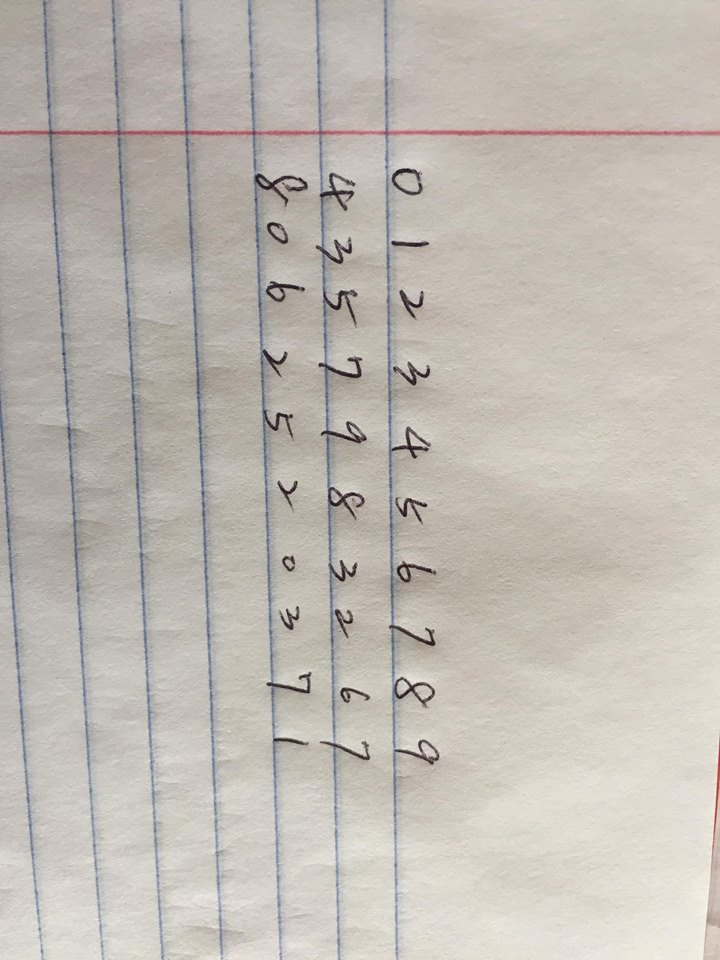
%> input picture Hand-written-digits-classification/Handwritten data/1.jpg, 720 x 960 px
$ octave Test.m   (GNU Octave 9; MATLAB toolbox functions it lacks are replaced by stand-ins)
%> lines starting %> are read from the running program, lines starting %| are printed output that depends on the picture; in (x1, y1, x2, y2) boxes, pixels count from 0 and x2, y2 are one past the last pixel; in counts of white or black regions, pixels touching at a corner belong together; the program's own positions count from 1
clear,clc;
close all;
addpath('.\Handwritten data');

Color = imread('1.jpg');
%> Color is the input picture: size 960x720x3 uint8; mean R, G, B 192.1, 186.4, 178.8
Color = imrotate(Color,90);
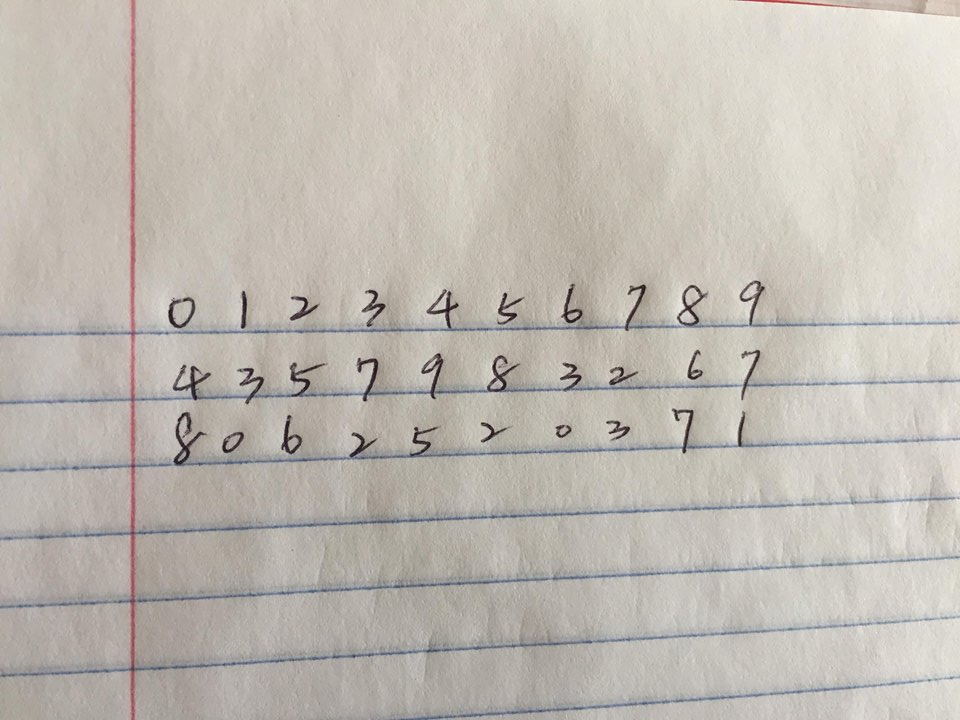
%> Color: size 720x960x3 uint8; mean R, G, B 192.1, 186.4, 178.8; mean of the top-left, top-right, bottom-left and bottom-right quarters 188.3, 200.5, 166.4, 187.8
figure; imshow(Color);
% Color = imcrop(Color,[145,268,633,200]);
gray = rgb2gray(Color);

background = imopen(gray,strel('disk',11));
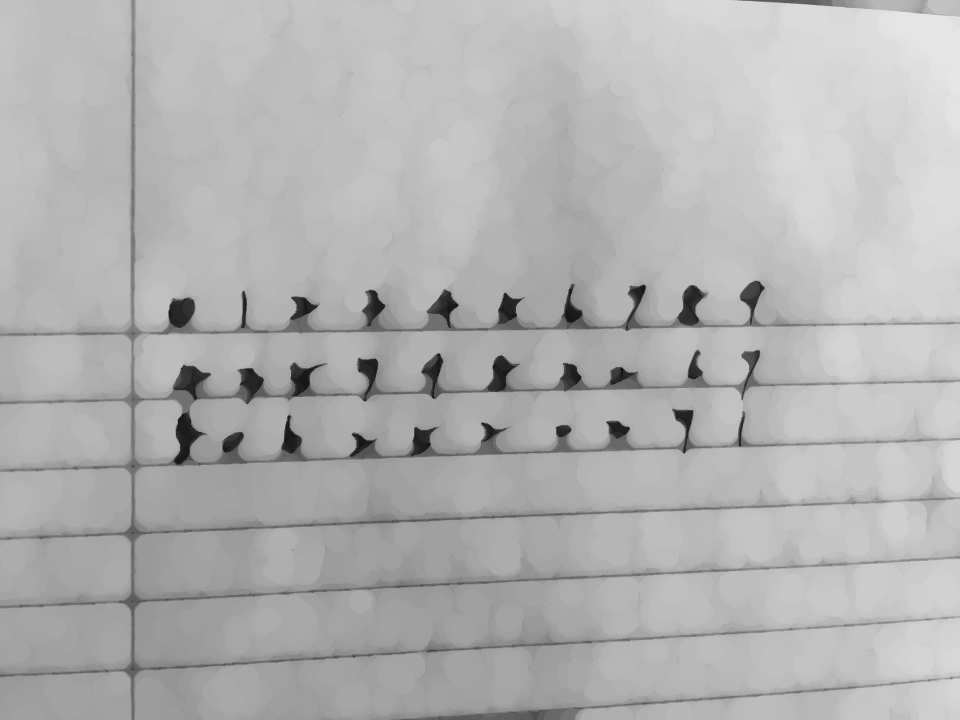
%> background: size 720x960 uint8; min 10, max 230, mean 177.9
gray = gray - background;
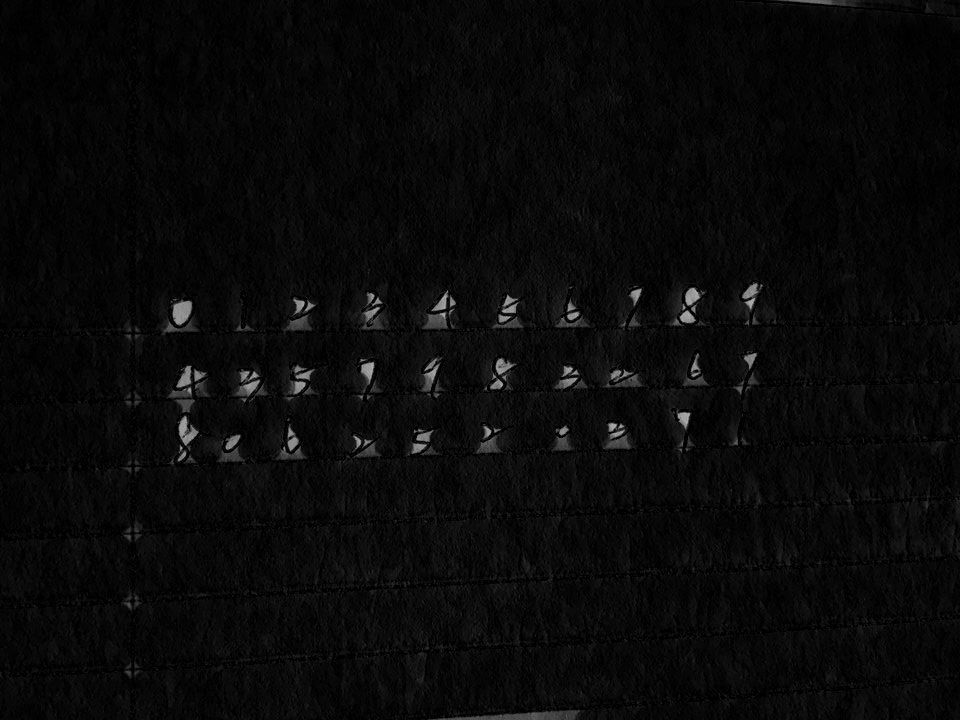
%> gray: size 720x960 uint8; min 0, max 183, mean 9.4
figure; imshow(gray);

gray = imadjust(gray);
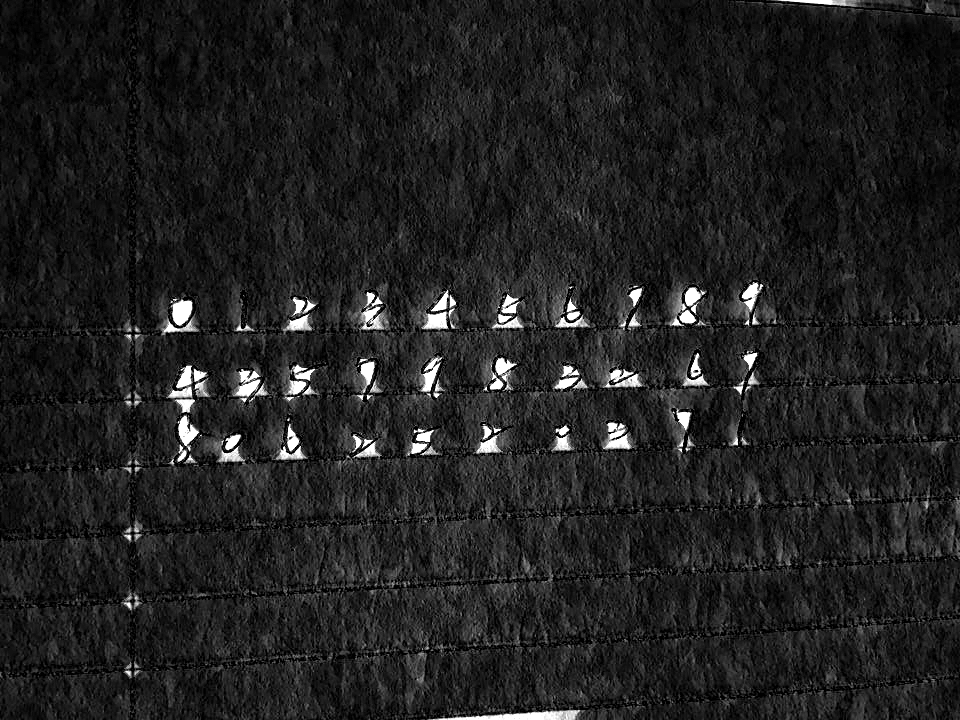
%> gray: size 720x960 uint8; min 0, max 255, mean 32.5
Thresh = graythresh(gray);
%> Thresh = 0.492
BW = imbinarize(gray,Thresh);
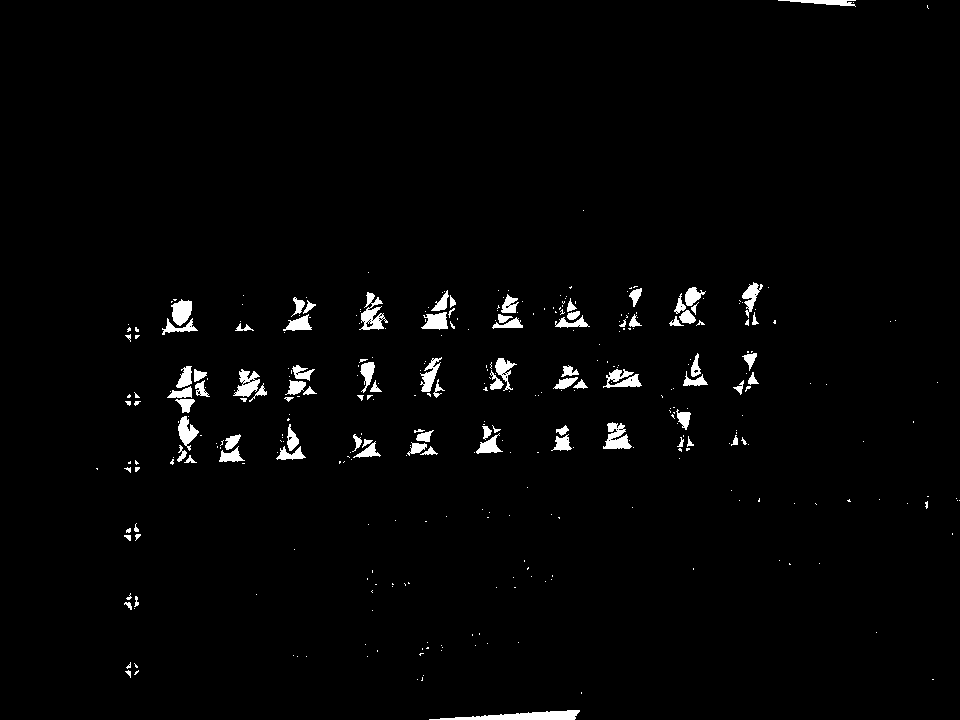
%> BW: size 720x960 logical; 2% white; 359 white regions (267 under 20 px)
% BW = imcomplement(BW);

figure; imshow(BW);

CC = bwconncomp(BW);
%> CC = 359 connected components
CCStats = regionprops(CC,'Area','BoundingBox','FilledImage','EulerNumber');
%> CCStats = 359 regions; largest, box (x1, y1, x2, y2), Area and EulerNumber: (429, 710, 580, 720) 823 1, (359, 292, 388, 330) 491 -13, (603, 422, 632, 449) 455 -2, (603, 369, 642, 388) 409 -1, (233, 369, 260, 397) 408 -5

idx = find([CCStats.Area]<100 | [CCStats.Area]>500);
%> idx = 313 values from 1 to 359
CCStats(idx)=[];
BBoxes = vertcat(CCStats.BoundingBox);
%> BBoxes = 46 rows, first 8: [162.5 318.5 36 17; 167.5 386.5 25 12; 171.5 299.5 21 27; 175.5 399.5 20 14; 176.5 366.5 16 22; 178.5 416.5 21 35; 194.5 369.5 13 13; 195.5 380.5 15 17]

Color = insertShape(Color,'Rectangle',BBoxes);
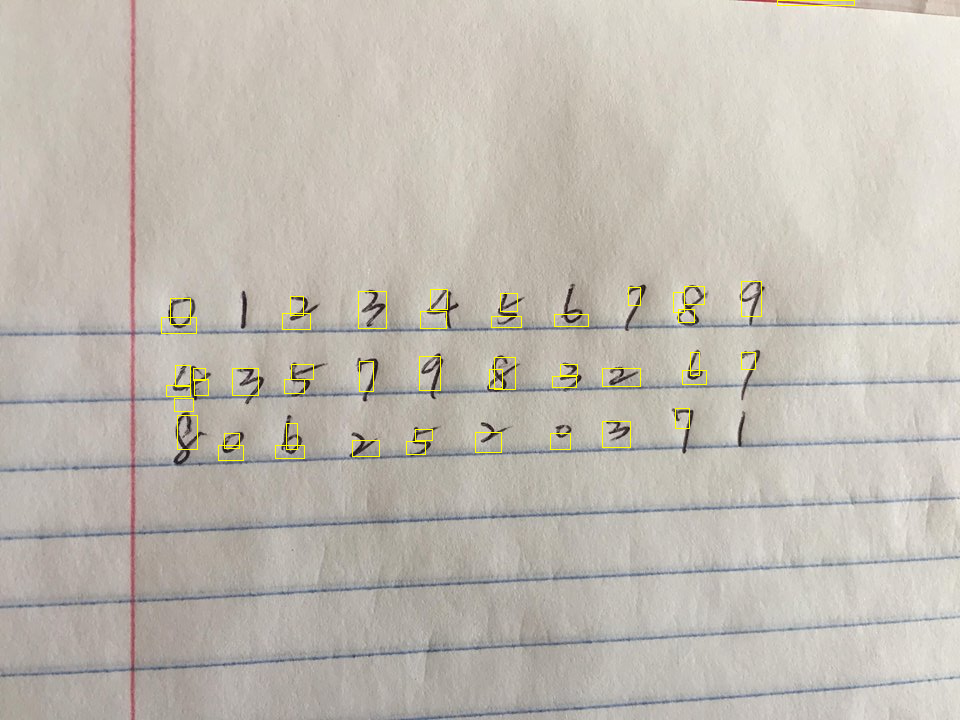
%> Color: size 720x960x3 uint8; 0.53% of pixels changed, all inside (x1, y1, x2, y2) = (161, 0, 855, 461)
figure; imshow(Color);

$ run again, with Hand-written-digits-classification/Handwritten data/12.jpg copied over Hand-written-digits-classification/Handwritten data/1.jpg
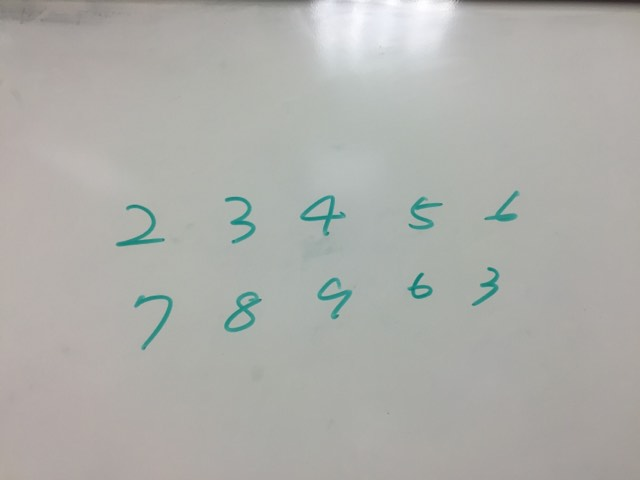
%> input picture Hand-written-digits-classification/Handwritten data/12.jpg, 640 x 480 px
%> Color is the input picture: size 480x640x3 uint8; mean R, G, B 173.9, 174.4, 170.3
%> Thresh = 0.431
%> `BW = imbinarize(gray,Thresh);`:
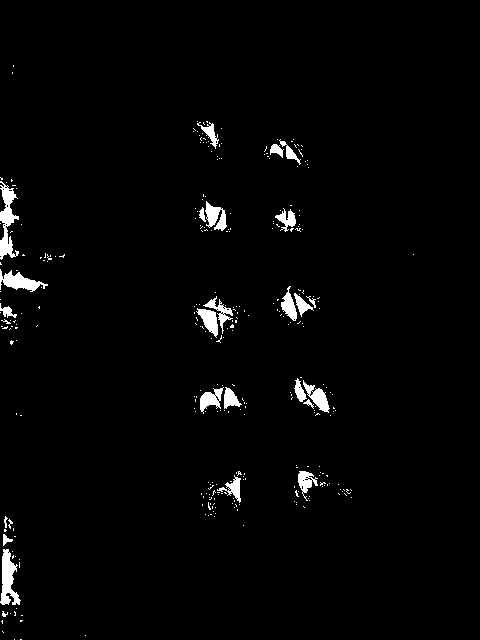
%> BW: size 640x480 logical; 2.1% white; 314 white regions (288 under 20 px)
%> CC = 314 connected components
%> CCStats = 314 regions; largest, box (x1, y1, x2, y2), Area and EulerNumber: (0, 181, 19, 260) 719 -6, (0, 549, 21, 605) 630 0, (0, 269, 48, 292) 496 1, (205, 201, 227, 231) 378 -1, (303, 380, 330, 413) 354 -1
%> idx = 297 values from 1 to 314
%> BBoxes = 17 rows, first 8: [0.5 269.5 48 23; 0.5 303.5 17 15; 196.5 308.5 22 30; 197.5 122.5 22 27; 200.5 387.5 24 27; 203.5 296.5 30 38; 205.5 201.5 22 30; 217.5 475.5 24 28]
%> `Color = insertShape(Color,'Rectangle',BBoxes);`:
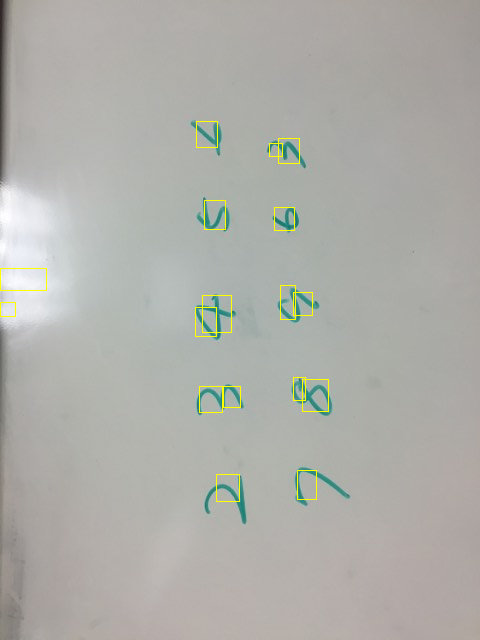
%> Color: size 640x480x3 uint8; mean R, G, B 174.5, 174.8, 169.5
